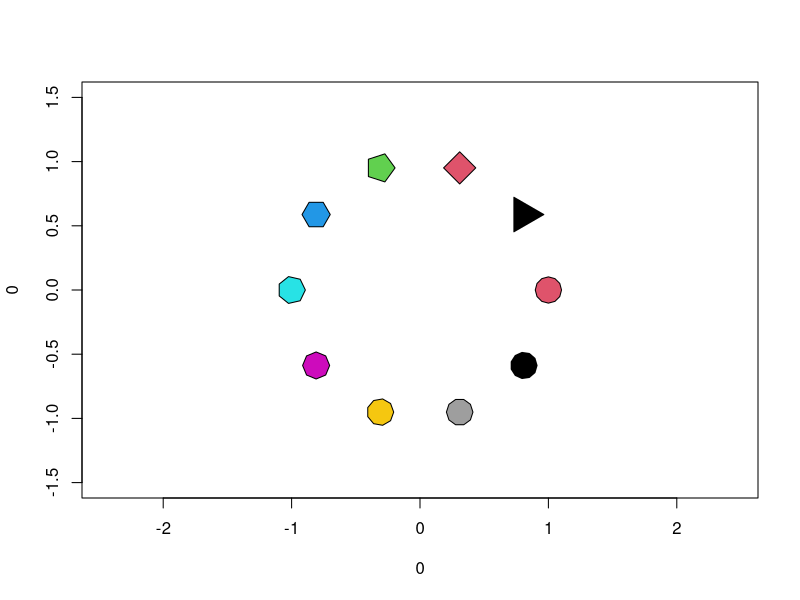

The R source for this figure:
library(network)


### Name: network.vertex
### Title: Add Vertices to a Plot
### Aliases: network.vertex
### Keywords: aplot graphs

### ** Examples


#Open a plot window, and place some vertices
plot(0,0,type="n",xlim=c(-1.5,1.5),ylim=c(-1.5,1.5),asp=1)
network.vertex(cos((1:10)/10*2*pi),sin((1:10)/10*2*pi),col=1:10,
    sides=3:12,radius=0.1)
